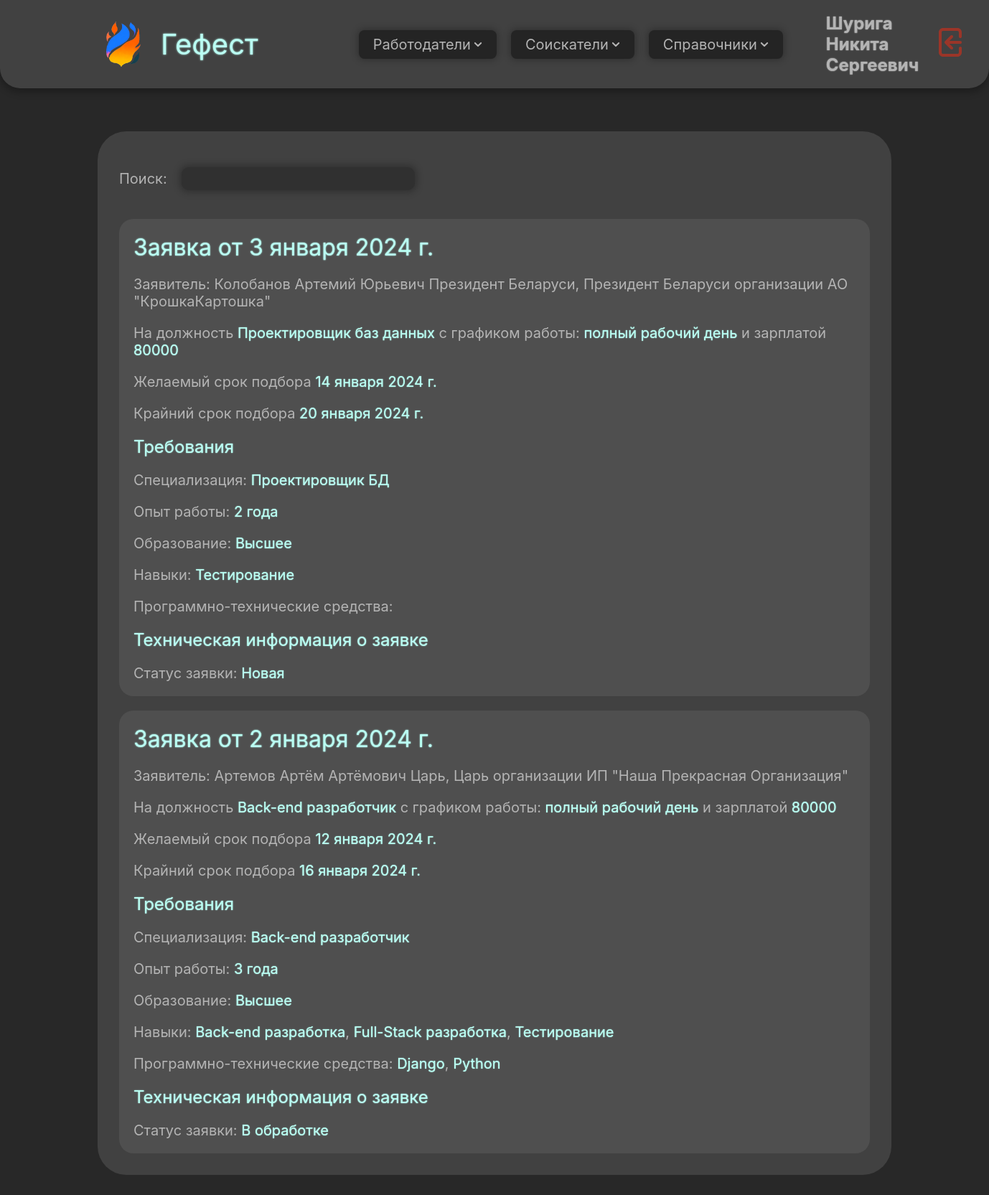
The page /applications/ (signed in) on the database as committed earlier.
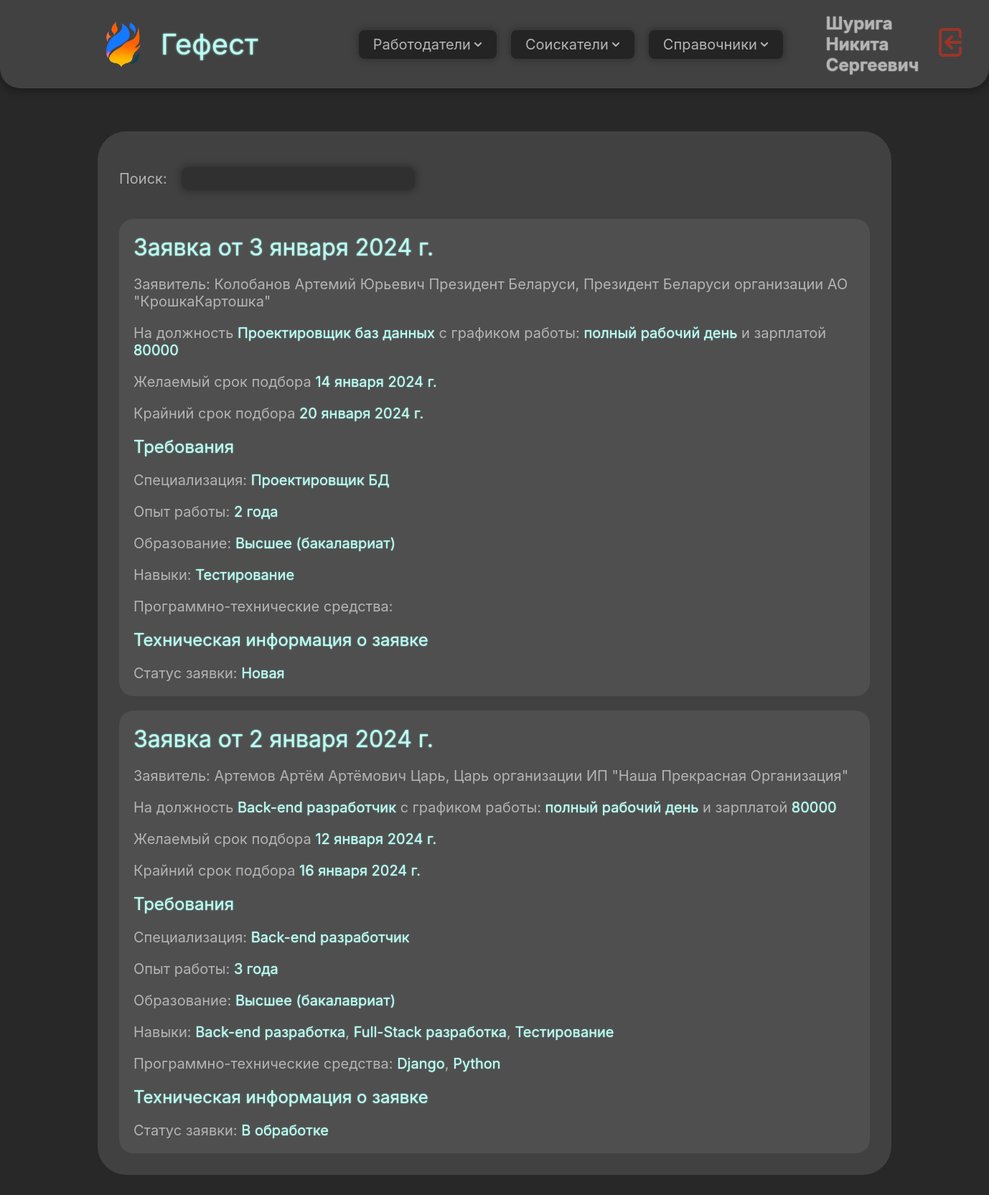
The same page on the database as committed later.
### domain/models.py (models this page shows, shortened)
class Application(models.Model):
    STATUS_CHOICES = [
        ('new', 'Новая'),
        ('in_progress', 'В обработке'),
        ('pending_approval', 'На согласовании'),
        ('completed', 'Завершена'),
        ('canceled', 'Отменена'),
        ('payment_received', 'Получена оплата')
    ]
    employer = models.ForeignKey('Employer', blank=False, null=False,
                                 on_delete=models.CASCADE, verbose_name='Работодатель')
    date_of_application = models.DateTimeField(blank=False, null=False, auto_now_add=True,
                                               editable=False, verbose_name='Дата заявки')
    desired_date = models.DateField(blank=True, null=True, verbose_name='Желательный срок')
    final_date = models.DateField(blank=True, null=True, verbose_name='Крайний срок')
    position = models.ForeignKey('Position', blank=False, null=False,
                                 on_delete=models.PROTECT, verbose_name='Должность')
    salary = models.CharField(blank=False, null=False, max_length=255, verbose_name='Зарплата')
    specialization = models.ForeignKey('Specialization', blank=False, null=False,
                                       on_delete=models.PROTECT, verbose_name='Специализация')
    education_level = models.ForeignKey('EducationLevel', blank=True, null=True,
                                        on_delete=models.PROTECT, verbose_name='Уровень образования')
    skills = models.ManyToManyField('Skill', blank=True, verbose_name='Навыки')
    software_and_hardware_tools = models.ManyToManyField('SoftwareAndHardwareTool', blank=True,
                                                         verbose_name='Требуемые программно-технические средства')
    experience = models.IntegerField(blank=False, null=False, default=0, verbose_name='Опыт (лет)')
    work_schedule = models.ForeignKey('WorkSchedule', blank=False, null=False,
                                      on_delete=models.PROTECT, verbose_name='График работы')
    employee = models.ForeignKey('Employee', blank=False, null=False,
                                 on_delete=models.PROTECT, verbose_name='Работник')
    date_of_completion = models.DateField(blank=True, null=True, verbose_name='Дата выполнения')
    date_of_cancellation = models.DateField(blank=True, null=True, verbose_name='Дата отмены')
    status = models.CharField(blank=False, null=False, max_length=20, choices=STATUS_CHOICES,
                              default='new', verbose_name='Статус')
    class Meta:
        verbose_name = 'Заявка на подбор специалиста'
        verbose_name_plural = 'Заявки на подбор специалистов'

class EducationLevel(models.Model):
    name = models.CharField(max_length=90, blank=False, null=False, verbose_name='Наименование')
    code = models.IntegerField(validators=[
            MinValueValidator(0), MaxValueValidator(10)], blank=False, null=False,
                               verbose_name='Код уровня профессионального образования')
    def __str__(self):
        return '%s' % self.name
    class Meta:
        verbose_name = 'Уровень образования'
        verbose_name_plural = 'Уровни образования'

class Person(models.Model):
    surname = models.CharField(max_length=255, blank=False, null=False, verbose_name='Фамилия')
    name = models.CharField(max_length=255, blank=False, null=False, verbose_name='Имя')
    patronymic = models.CharField(max_length=255, blank=False, null=False, verbose_name='Отчество')
    email = models.EmailField(blank=False, max_length=254, verbose_name='Почта')
    phone = models.CharField(max_length=18, blank=False, null=False, verbose_name='Номер телефона')
    profile_photo = models.ImageField(blank=True, null=True, verbose_name='Фото профиля', upload_to='person_photos')
    class Meta:
        verbose_name = 'Индивид'
        verbose_name_plural = 'Индивиды'

class Employer(Person):
    organization = models.ForeignKey('Organization', on_delete=models.CASCADE,
                                     blank=True, null=True, verbose_name='Организация')
    position = models.CharField(max_length=90, blank=True, null=True, verbose_name='Должность')
    class Meta:
        verbose_name = 'Работодатель'
        verbose_name_plural = 'Работодатели'

class Organization(models.Model):
    name = models.CharField(max_length=255, blank=False, null=False, verbose_name='Наименование')
    payment_account = models.CharField(max_length=20, blank=False, null=False, verbose_name='Расчетный счет')
    okved_kode = models.CharField(max_length=9, blank=True, null=True, verbose_name='Код ОКВЭД')
    organizational_legal_form = models.ForeignKey('OrganizationalLegalForm', on_delete=models.PROTECT,
                                                  null=False, blank=False, verbose_name='ОПФ')
    inn = models.CharField(max_length=12, blank=False, null=False, verbose_name='ИНН')
    address = models.ForeignKey('Address', on_delete=models.PROTECT,
                                null=False, blank=False, verbose_name='Адрес')
    class Meta:
        verbose_name = 'Организация'
        verbose_name_plural = 'Организации'

class OrganizationalLegalForm(models.Model):
    name = models.CharField(max_length=90, blank=False, null=False, verbose_name='Наименование')
    short_name = models.CharField(max_length=10, blank=False, null=False, verbose_name='Краткое наименование')
    def __str__(self):
        return '%s' % self.short_name
    class Meta:
        verbose_name = 'Организационно-правовая форма'
        verbose_name_plural = 'Организационно-правовые формы'

class Position(models.Model):
    name = models.CharField(max_length=255, blank=False, null=False, verbose_name='Наименование')
    def __str__(self):
        return '%s' % self.name
    class Meta:
        verbose_name = 'Должность'
        verbose_name_plural = 'Должность'

class WorkSchedule(models.Model):
    name = models.CharField(max_length=255, blank=False, null=False, verbose_name='Наименование')
    class Meta:
        verbose_name = 'График работы'
        verbose_name_plural = 'Графики работы'

class Specialization(models.Model):
    name = models.CharField(max_length=255, blank=False, null=False, verbose_name='Наименование')
    def __str__(self):
        return '%s' % self.name
    class Meta:
        verbose_name = 'Специализация'
        verbose_name_plural = 'Специализации'

### domain/views/employres_views.py (the view)
# urls.py: path('applications/', applications_view, name='applications_view'),
def applications_view(request, ordering='without_archive_by_new'):
    archive_statuses = ['completed', 'canceled', 'payment_received']
    ordering_mas = [
        'without_archive_by_new',
        'without_archive_by_final_date',
        'without_archive_by_surname_of_employer',
    ]
    ordering_mas_archive = [
        'archive_by_new',
        'archive_by_final_date',
        'archive_by_surname_of_employer',
    ]
    if ordering in ordering_mas:
        applications = Application.objects.exclude(
            Q(date_of_completion__isnull=False) | Q(date_of_cancellation__isnull=False))
    elif ordering in ordering_mas_archive:
        applications = Application.objects.filter(
            Q(date_of_completion__isnull=False) | Q(date_of_cancellation__isnull=False))
    else:
        applications = Application.objects.all()
    if ordering == ordering_mas[0] or ordering == ordering_mas_archive[0]:
        applications = applications.order_by('-date_of_application')
    elif ordering == ordering_mas[1] or ordering == ordering_mas_archive[1]:
        applications = applications.order_by('final_date')
    elif ordering == ordering_mas[2] or ordering == ordering_mas_archive[2]:
        applications = applications.select_related('customer').order_by('customer__last_name')
    else:
        applications = applications.order_by('-date_of_application')
    for application in applications:
        application.status_in_rus = get_russian_status(application.status)
    context = {
        'applications': applications,
    }
    return render(request, 'employers/view/applications_view.html', context)

### domain/context_processors.py (called while the page is built)
def user(request):
    return {'user': auth(request)['user']}

### domain/models.py (called while the page is built)
    def __str__(self):
        return '%s' % self.name

    def __str__(self):
        return '%s' % self.name

### domain/views/employres_views.py (called while the page is built)
def get_russian_status(status):
    status_dict = {
        'new': 'Новая',
        'in_progress': 'В обработке',
        'pending_approval': 'На согласовании',
        'completed': 'Завершена',
        'canceled': 'Отменена',
        'payment_received': 'Получена оплата'
    }
    return status_dict.get(status)

### domain/templates/employers/view/applications_view.html (shortened to what the changed rows need)
{% extends 'base.html' %}
{% load widget_tweaks %}
{% load static %}
{% block content %}
    <section class="split-section flex-vertical gap-2em">
        <div class="content-block flex-vertical gap-1em">
            <div class="content-box flex-vertical gap-1em">
                <div class="content flex-vertical gap-1em">
                    {% for application in applications %}
                        <a href="{% url 'applications_view_detail' application.id %}" id="search_results">
                            <div class="flex-vertical persons-div gap-1em">
                                <h1 class="title" style="font-size: xx-large">Заявка
                                    от {{ application.date_of_application.date }}</h1>
                                <p>
                                    Заявитель: {{ application.employer.surname }} {{ application.employer.name }} {{ application.employer.patronymic }} {{ application.employer.position }}, {{ application.employer.position }}
                                    организации {{ application.employer.organization.organizational_legal_form }}
                                    "{{ application.employer.organization.name }}"
                                </p>
                                <p>На должность <span class="title"
                                                      style="font-size: unset">{{ application.position }}</span> с
                                    графиком работы: <span class="title"
                                                           style="font-size: unset">{{ application.work_schedule.name.lower }}</span>
                                    и зарплатой <span class="title"
                                                      style="font-size: unset">{{ application.salary }}</span></p>
                                <p>Желаемый срок подбора <span class="title" style="font-size: unset">{{ application.desired_date }}</span></p>
                                <p>Крайний срок подбора <span class="title" style="font-size: unset">{{ application.final_date }}</span></p>
                                <h1 class="title" style="font-size: x-large">
                                    Требования
                                </h1>
                                <p>
                                    Специализация: <span class="title" style="font-size: unset">{{ application.specialization }}</span>
                                </p>
                                <p>
                                    Опыт работы: <span class="title" style="font-size: unset" id="experience{{ application.id }}">{{ application.experience }}</span>
                                </p>
                                <p>
                                    Образование: <span class="title" style="font-size: unset">{{ application.education_level }}</span>
                                </p>
                                <p>Навыки:
                                {% for skill in application.skills.all %}
                                    <span class="title" style="font-size: unset">{{ skill }}</span>{% if not forloop.last %},{% endif %}
                                {% endfor %}
                                </p>
                                <p>Программно-технические средства:
                                {% for software_and_hardware_tool in application.software_and_hardware_tools.all %}
                                    <span class="title" style="font-size: unset">{{ software_and_hardware_tool }}</span>{% if not forloop.last %},{% endif %}
                                {% endfor %}
                                </p>
                                <h1 class="title" style="font-size: x-large">Техническая информация о заявке</h1>
                                <p>Статус заявки: <span class="title" style="font-size: unset">{{ application.status_in_rus }}</span></p>
                            </div>
                        </a>
                    {% endfor %}
                </div>
            </div>
        </div>
    </section>
{% endblock content %}

Rows that differ between the two databases and show on the page:
changed through a linked row, Application "3 января 2024 г.": education_level "Высшее" → "Высшее (бакалавриат)"
changed through a linked row, Application "2 января 2024 г.": education_level "Высшее" → "Высшее (бакалавриат)"
